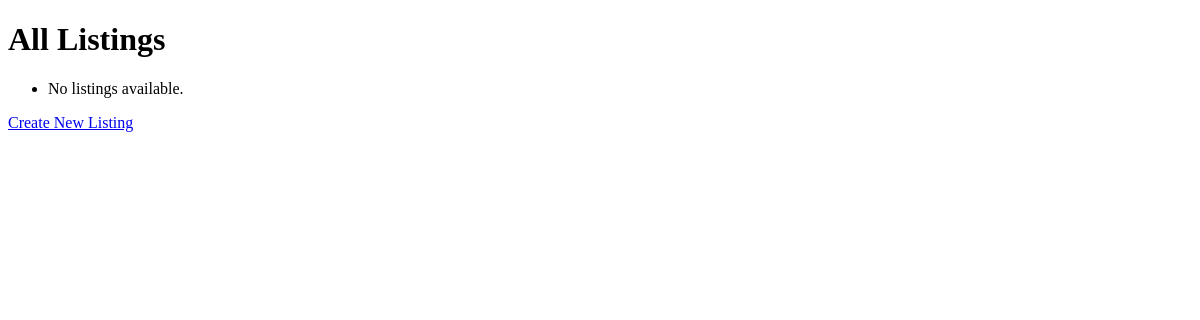
Before: /auctions/ with the older database file.
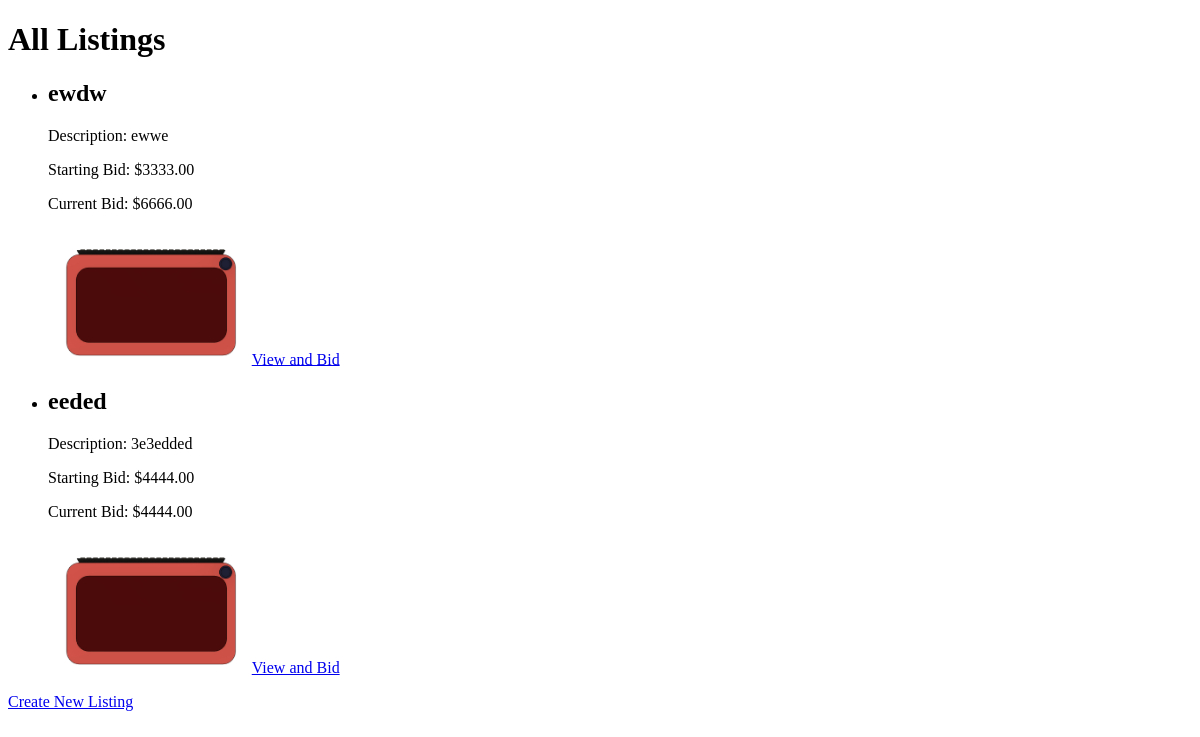
After: the same page with the newer database file.
### auctions/models.py (models this page shows, shortened)
class Listing(models.Model):
    title = models.CharField(max_length=200)
    description = models.TextField()
    starting_bid = models.DecimalField(max_digits=10, decimal_places=2)
    current_bid = models.DecimalField(max_digits=10, decimal_places=2, default=0)
    image = models.ImageField(upload_to='listing_images/', blank=True, null=True)
    created_at = models.DateTimeField(default=timezone.now)
    user = models.ForeignKey(User, on_delete=models.CASCADE)

### auctions/views.py (the view)
# urls.py: path('auctions/', views.products, name='products'),
def products(request):
    listings = Listing.objects.all()
    context = {
        'listings': listings
    }
    return render(request, 'auctions/products.html', context)

### auctions/templates/auctions/products.html (shortened to what this page needs)
<!DOCTYPE html>
<html lang="en">
<head>
</head>
<body>
    <h1>All Listings</h1>
    <ul>
        {% for listing in listings %}
            <li>
                <h2>{{ listing.title }}</h2>
                <p>Description: {{ listing.description }}</p>
                <p>Starting Bid: ${{ listing.starting_bid }}</p>
                <p>Current Bid: ${{ listing.current_bid }}</p>
                {% if listing.image %}
                    <img src="{{ listing.image.url }}" alt="{{ listing.title }}" width="200">
                {% endif %}
                <a href="{% url 'bid' listing.id %}">View and Bid</a>
            </li>
        {% empty %}
            <li>No listings available.</li>
        {% endfor %}
    </ul>
    <a href="{% url 'create' %}">Create New Listing</a>
</body>
</html>

Changed rows visible on the page:
added Listing: title "ewdw", description "ewwe", starting_bid "3333.00", current_bid "6666.00", image (picture)
added Listing: title "eeded", description "3e3edded", starting_bid "4444.00", current_bid "4444.00", image (picture)
Other visible differences:
text no longer shown: "No listings available."
